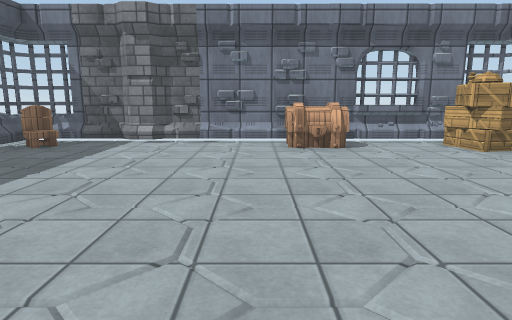
[1] (above)

12 first-person views from a walk through a Unity game level. The camera is 1.3 m above the floor, tilts 10° down and sees 75° across. The floor is counted in squares, 1 m on a side. Each view is taken from the middle of a square. On the plan, view 1 faces up. The plan holds only what a view shows up to about 14 squares ahead; the rest is blank. The player is left out. Surface patterns are stand-ins for the level's own textures.

[2]
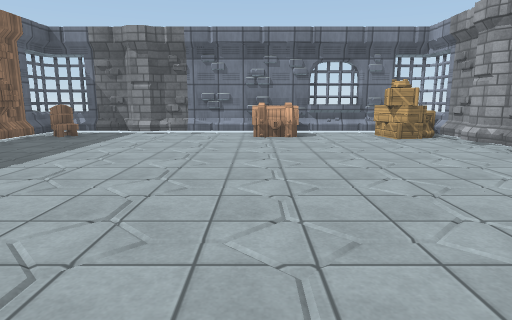

[3]
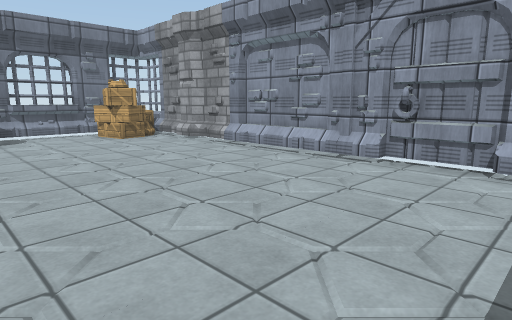

[4]
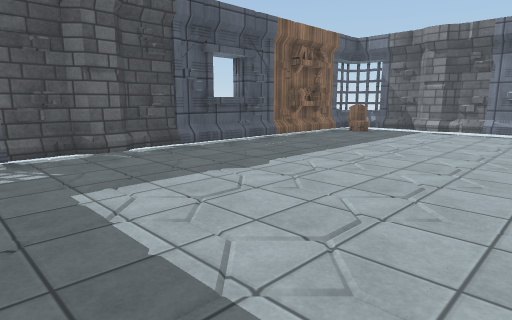

[5]
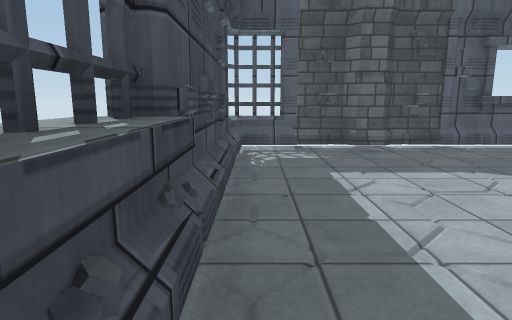

[6]
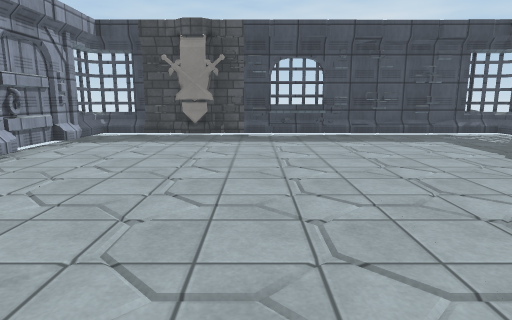

[7]
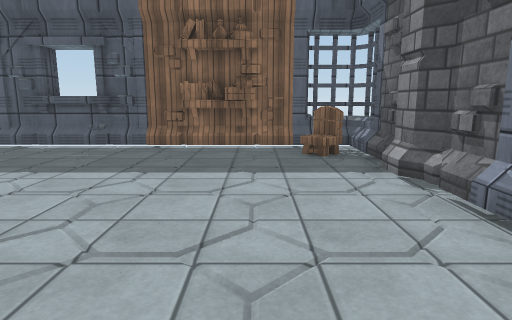

[8]
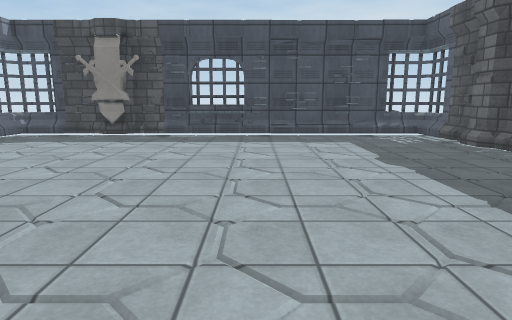

[9]
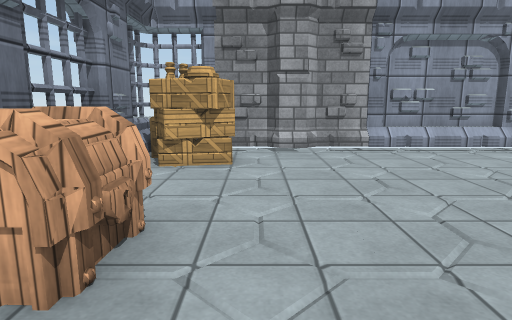

[10]
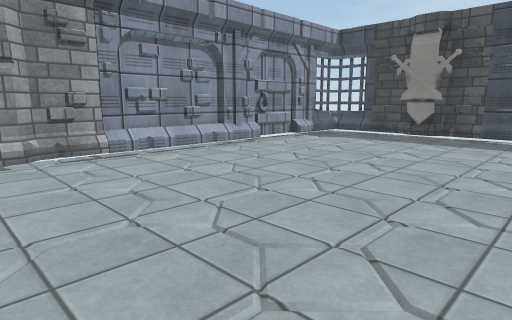

[11]
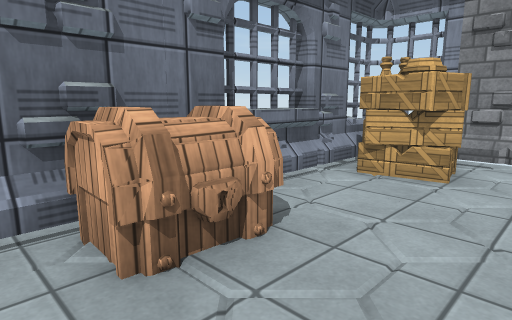

[12]
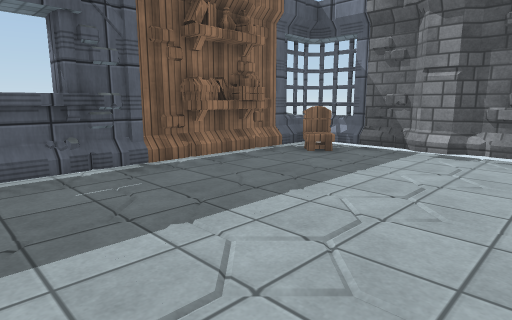

### Floor plan
Key: @ floor where view 1 was taken; # wall or solid block; x gap in a wall; . floor; = window, fence, low wall or low ledge; ^ raised ledge; P pillar; C chair; H chest; R crate; S shelf; O other object.
Columns run from 8 left of view 1 to 9 right of it. Each row starts with its distance up from view 1.
 12     PP
 11  ###PP######=####
 10 ##C......HH...RR#
  9 ##.......HH...RR#
  8  S..............#
  7  S..............PP
  6  S..............#
  5  #..............#
  4 ##..............#
  3  ^..............#
  2 ##..............#
  1  #..............#
  0  #......@.......#
 -1  #..............#
 -2  #..............#
 -3 ##..............#
 -4  O..........##..=
 -5 #x######==#####=#

Positions as (right, up) in squares from view 1, and headings:
1: (0, 0), facing up
2: (1, -3), facing up
3: (1, -3), facing up-right
4: (1, -4), facing up-left
5: (2, -4), facing left
6: (2, 8), facing down
7: (2, 8), facing left
8: (-1, 8), facing down
9: (-1, 8), facing right
10: (0, 8), facing down-right
11: (0, 7), facing up-right
12: (-1, 2), facing up-left
